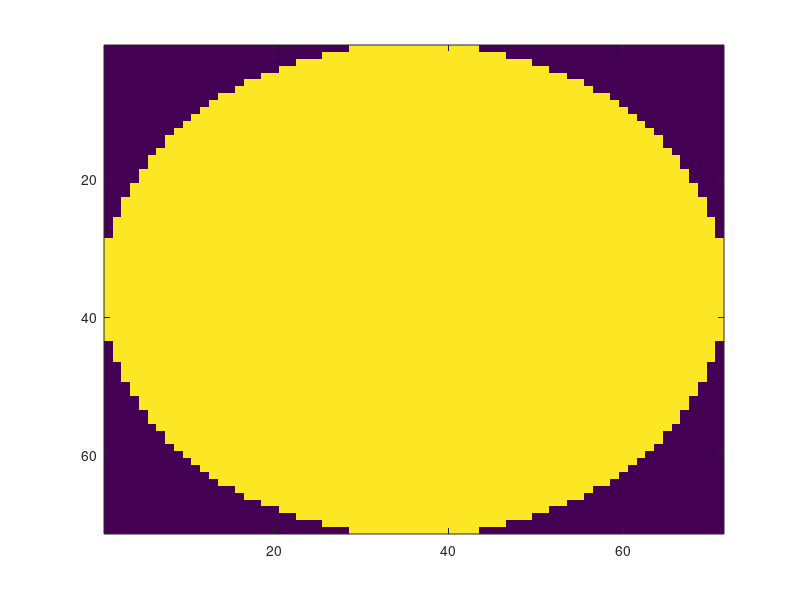
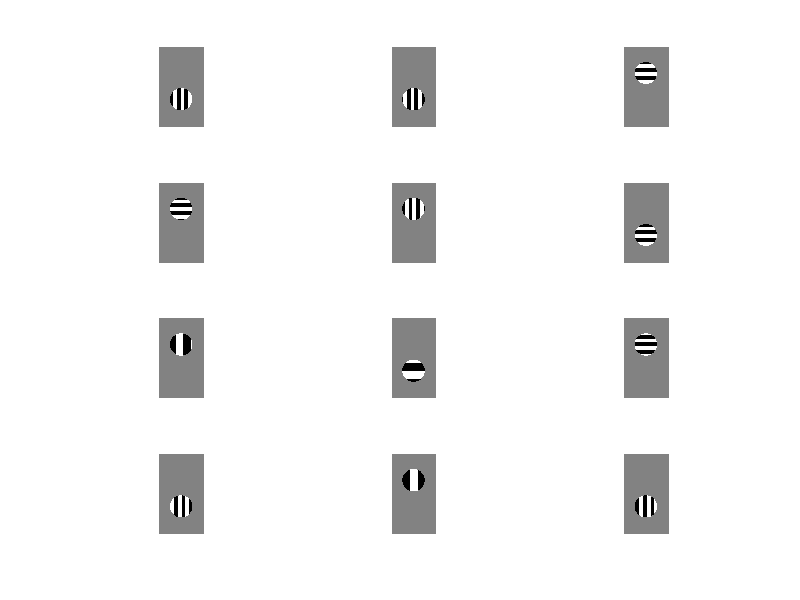
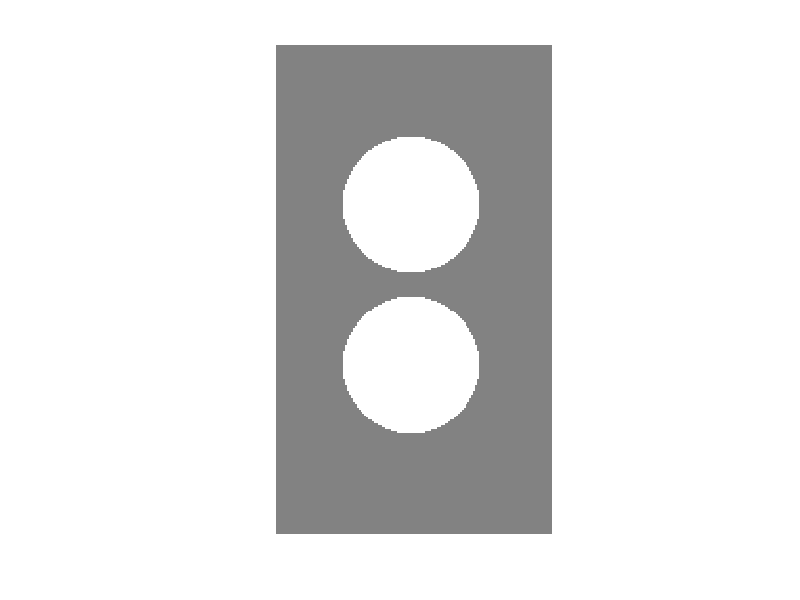

Recreate these plots in MATLAB, in order.
clear all
close all

duration = 1;
framerate = 60;
isi = 2;
% sfrange = [0 0.04 0.16];
% tfrange =[0 2 8];
sfrange = [ 0.057 0.114];
tfrange =[ 0 ];
%phaserange = [0 0 0 0 0];
phaserange = linspace(0, 2*pi,17);
phaserange=phaserange(1:16);

ntheta =2;
nx = 2; ny =1;
sigma=0.015;
randomOrder=1;
randomTheta=0;
binarize=1;
blank=0;

totalduration = (duration+isi)*length(sfrange)*length(tfrange)*length(phaserange)*ntheta*nx*ny
% clear all
% duration = 0.5;
% framerate = 60;
% isi = 0.5;
% sfrange = [0 0.02 0.04 0.16 0.32];
% tfrange =[0 1.5 8];
% phaserange = [0 pi];
% ntheta =10;
% nx = 1; ny =1;
% sigma=0.075;
% randomOrder=1;
% randomTheta=0;

% clear all
% duration = 0.5;
% framerate = 60;
% isi = 0.5;
% sfrange = [0 0.03 0.024];
% tfrange =[0 1.5 8];
% phaserange = [0 pi];
% ntheta =8;
% nx = 2; ny =1;
% sigma=0.1;
% randomOrder=1;
% randomTheta=0;



xsz = 256;
ysz = xsz*9/16;
dist = 25;
width = 50;
widthdeg = 2*atand(0.5*width/dist)
degperpix = widthdeg/xsz
sfrange = sfrange*degperpix;


blockwidth = 100*5/7;

xposrange = [0.33  0.66]*xsz - blockwidth/2
ypos = linspace(1,ysz-1,ny+1);
yposrange = ypos(1:end-1);
yposrange = 0.5*ysz - blockwidth/2;




thetarange = linspace(0, 2*pi,ntheta+1);
if blank
ntheta=ntheta+1;
else
    thetarange = thetarange(1:end-1);
end

thetarange = [0  pi/2 ];
trial=0;
for n= 1:length(thetarange);
    for i = 1:length(xposrange);
        for j = 1:length(yposrange);
            for k = 1:length(sfrange);
                for l = 1:length(tfrange);
                    for m= 1:length(phaserange);
                        
                        trial = trial+1;
                        xpos(trial) = xposrange(i); ypos(trial)=yposrange(j);
                        sf(trial)=sfrange(k); tf(trial)=tfrange(l);
                        phase(trial) = phaserange(m); theta(trial) = thetarange(n);
                        if randomTheta
                            theta(trial) = rand*2*pi;
                        end
                    end
                end
            end
        end
    end
end

if randomOrder
order = randperm(trial);
xpos = xpos(order); ypos=ypos(order); sf =sf(order); tf=tf(order); phase=phase(order); theta=theta(order);
end

trial*duration/60

[x y] =meshgrid(1:blockwidth,1:blockwidth);
xgrid=(x-mean(x(:))); ygrid=(y-mean(y(:)));
gaussian = sqrt((xgrid.^2 +ygrid.^2))<blockwidth/2;

figure
imagesc(gaussian)

moviedata = zeros(xsz,ysz,trial*(duration+isi)*framerate,'uint8')+128;
for tr = 1:trial
    tr
    ph = (x*cos(theta(tr)) + y*sin(theta(tr)))*2*pi*sf(tr) + phase(tr);
    if theta(tr)~=2*pi
    for t = 1:duration*framerate;
        frame = uint8(0.5*255*(cos(ph + 2*pi*t*tf(tr)/framerate).*gaussian+1));
        moviedata(xpos(tr):xpos(tr)+blockwidth-1, ypos(tr):ypos(tr)+blockwidth-1,(tr-1)*duration*framerate +tr*isi*framerate+t) = frame;
    end
    end
end
if binarize
moviedata(moviedata>128)=255;
moviedata(moviedata<128)=0;
end

moviedata = moviedata(1:xsz,1:ysz,:);
% figure
% for i = 1:length(moviedata)/40
% imshow(moviedata(:,:,i));
% drawnow
% end
save behavStim2sfLOW moviedata xpos ypos tf sf phase theta framerate duration isi nx ny sigma
size(moviedata)
length(moviedata)/(60)
figure
for rep = 1:12;
    subplot(4,3,rep);
    imshow(moviedata(:,:,framerate*(isi + rep*(isi+duration))+1))
end


figure
imshow(max(moviedata,[],3))

